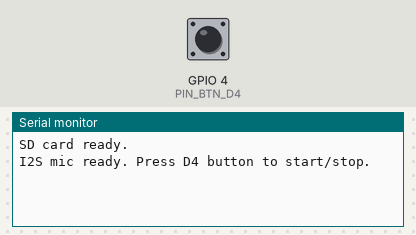
Bench run of a sketch on a simulated ESP32. Parts: the last lines printed to the serial monitor. The test bench sets the inputs (shaded band); at power-on: GPIO 4 (PIN_BTN_D4) HIGH. I2S audio is not simulated (input reads silence); storage starts empty.

Above: at 1.2 s.
1.3 s: GPIO 4 (PIN_BTN_D4) pulled LOW for 0.15 s
At 1.9 s:
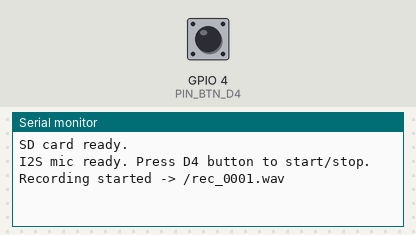
2.9 s: GPIO 4 (PIN_BTN_D4) pulled LOW for 1 s
At 4.4 s:
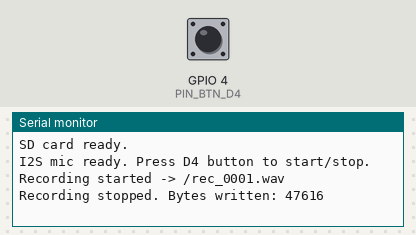
5.4 s: GPIO 4 (PIN_BTN_D4) pulled LOW for 0.15 s
At 6.3 s:
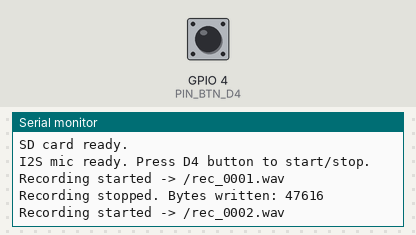

The sketch:

esp-32-voice-recroding.ino
```cpp
#include <SPI.h>
#include <SD.h>
#include <driver/i2s.h>

// Silkscreen D-labels mapped to ESP32 GPIOs
static const int PIN_BTN_D4    = 4;   // D4 -> Button -> GND (INPUT_PULLUP)
static const int PIN_SD_CS_D5  = 5;   // D5 -> MicroSD CS

static const int PIN_I2S_WS_D25  = 25; // D25 -> INMP441 WS (LRC)
static const int PIN_I2S_SCK_D26 = 26; // D26 -> INMP441 SCK (BCLK)
static const int PIN_I2S_SD_D33  = 33; // D33 -> INMP441 SD (DOUT)

static const i2s_port_t I2S_PORT = I2S_NUM_0;
static const uint32_t SAMPLE_RATE = 16000;

File audioFile;
bool isRecording = false;
uint32_t pcmBytesWritten = 0;

// Debounce state
int lastRawBtn = HIGH;
int stableBtn = HIGH;
unsigned long lastDebounceMs = 0;
const unsigned long DEBOUNCE_MS = 40;

void writeWavHeader(File &f, uint32_t sampleRate, uint16_t bitsPerSample, uint16_t channels, uint32_t dataBytes) {
  uint32_t byteRate = sampleRate * channels * (bitsPerSample / 8);
  uint16_t blockAlign = channels * (bitsPerSample / 8);
  uint32_t chunkSize = 36 + dataBytes;

  uint8_t hdr[44] = {
    'R', 'I', 'F', 'F',
    (uint8_t)(chunkSize & 0xFF), (uint8_t)((chunkSize >> 8) & 0xFF), (uint8_t)((chunkSize >> 16) & 0xFF), (uint8_t)((chunkSize >> 24) & 0xFF),
    'W', 'A', 'V', 'E',
    'f', 'm', 't', ' ',
    16, 0, 0, 0, // PCM chunk size
    1, 0,        // Audio format = 1 (PCM)
    (uint8_t)(channels & 0xFF), (uint8_t)((channels >> 8) & 0xFF),
    (uint8_t)(sampleRate & 0xFF), (uint8_t)((sampleRate >> 8) & 0xFF), (uint8_t)((sampleRate >> 16) & 0xFF), (uint8_t)((sampleRate >> 24) & 0xFF),
    (uint8_t)(byteRate & 0xFF), (uint8_t)((byteRate >> 8) & 0xFF), (uint8_t)((byteRate >> 16) & 0xFF), (uint8_t)((byteRate >> 24) & 0xFF),
    (uint8_t)(blockAlign & 0xFF), (uint8_t)((blockAlign >> 8) & 0xFF),
    (uint8_t)(bitsPerSample & 0xFF), (uint8_t)((bitsPerSample >> 8) & 0xFF),
    'd', 'a', 't', 'a',
    (uint8_t)(dataBytes & 0xFF), (uint8_t)((dataBytes >> 8) & 0xFF), (uint8_t)((dataBytes >> 16) & 0xFF), (uint8_t)((dataBytes >> 24) & 0xFF)
  };

  f.seek(0);
  f.write(hdr, sizeof(hdr));
}

bool setupI2S() {
  i2s_config_t cfg = {
    .mode = (i2s_mode_t)(I2S_MODE_MASTER | I2S_MODE_RX),
    .sample_rate = SAMPLE_RATE,
    .bits_per_sample = I2S_BITS_PER_SAMPLE_32BIT,
    .channel_format = I2S_CHANNEL_FMT_ONLY_LEFT,
    .communication_format = I2S_COMM_FORMAT_STAND_I2S,
    .intr_alloc_flags = ESP_INTR_FLAG_LEVEL1,
    .dma_buf_count = 6,
    .dma_buf_len = 256,
    .use_apll = false,
    .tx_desc_auto_clear = false,
    .fixed_mclk = 0
  };

  i2s_pin_config_t pins = {
    .bck_io_num = PIN_I2S_SCK_D26,
    .ws_io_num = PIN_I2S_WS_D25,
    .data_out_num = I2S_PIN_NO_CHANGE,
    .data_in_num = PIN_I2S_SD_D33
  };

  if (i2s_driver_install(I2S_PORT, &cfg, 0, nullptr) != ESP_OK) return false;
  if (i2s_set_pin(I2S_PORT, &pins) != ESP_OK) return false;
  return true;
}

String nextFilename() {
  for (int i = 1; i < 10000; i++) {
    char name[24];
    snprintf(name, sizeof(name), "/rec_%04d.wav", i);
    if (!SD.exists(name)) return String(name);
  }
  return "/rec_overflow.wav";
}

void startRecording() {
  String path = nextFilename();
  audioFile = SD.open(path.c_str(), FILE_WRITE);
  if (!audioFile) {
    Serial.println("Failed to open file on SD card.");
    return;
  }

  uint8_t blankHeader[44] = {0};
  audioFile.write(blankHeader, sizeof(blankHeader));
  pcmBytesWritten = 0;
  isRecording = true;

  Serial.print("Recording started -> ");
  Serial.println(path);
}

void stopRecording() {
  if (!isRecording) return;
  isRecording = false;

  writeWavHeader(audioFile, SAMPLE_RATE, 16, 1, pcmBytesWritten);
  audioFile.flush();
  audioFile.close();

  Serial.print("Recording stopped. Bytes written: ");
  Serial.println(pcmBytesWritten);
}

void setup() {
  Serial.begin(115200);
  pinMode(PIN_BTN_D4, INPUT_PULLUP);

  if (!SD.begin(PIN_SD_CS_D5)) {
    Serial.println("SD card init failed. Check wiring and 3V3/GND.");
  } else {
    Serial.println("SD card ready.");
  }

  if (!setupI2S()) {
    Serial.println("I2S init failed.");
  } else {
    Serial.println("I2S mic ready. Press D4 button to start/stop.");
  }
}

void loop() {
  int raw = digitalRead(PIN_BTN_D4);
  if (raw != lastRawBtn) {
    lastDebounceMs = millis();
    lastRawBtn = raw;
  }

  if ((millis() - lastDebounceMs) > DEBOUNCE_MS && raw != stableBtn) {
    stableBtn = raw;
    if (stableBtn == LOW) { // Button pressed (pulled to GND)
      if (!isRecording) {
        startRecording();
      } else {
        stopRecording();
      }
    }
  }

  if (isRecording && audioFile) {
    int32_t rawSamples[128];
    size_t bytesRead = 0;
    if (i2s_read(I2S_PORT, rawSamples, sizeof(rawSamples), &bytesRead, portMAX_DELAY) == ESP_OK) {
      int count = bytesRead / sizeof(int32_t);
      int16_t pcm16[128];
      for (int i = 0; i < count; i++) {
        pcm16[i] = (int16_t)(rawSamples[i] >> 16);
      }
      size_t outBytes = count * sizeof(int16_t);
      audioFile.write((const uint8_t *)pcm16, outBytes);
      pcmBytesWritten += outBytes;
    }
  }
}
```

Measured:
- after the input at 1.3 s, the serial monitor: prints a new line after 0.05 s (image 1)
- after the input at 2.9 s, the serial monitor: prints a new line after 0.05 s (image 2)
- after the input at 5.4 s, the serial monitor: prints a new line after 0.05 s (image 3)
